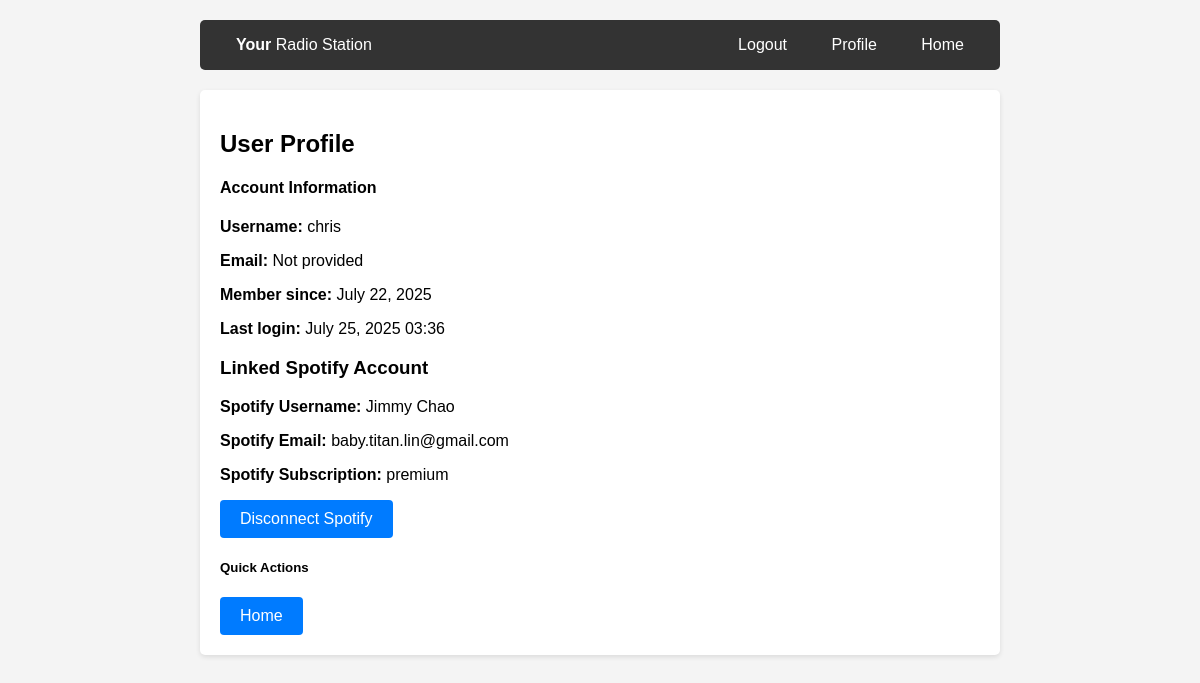
/profile/ (signed in), run on the app's committed database.
### station/models.py (models this page shows, shortened)
class UserProfile(models.Model):
    user = models.OneToOneField(User, on_delete=models.CASCADE)
    connected_to_spotify = models.BooleanField(default=False)
    spotify_access_token = models.CharField(max_length=500, blank=True, null=True)
    spotify_refresh_token = models.CharField(max_length=500, blank=True, null=True)
    spotify_token_expires_at = models.DateTimeField(blank=True, null=True)
    spotify_display_name = models.CharField(max_length=100, blank=True, null=True)
    spotify_email = models.EmailField(blank=True, null=True)
    spotify_subscription = models.CharField(max_length=50, blank=True, null=True)

### station/views.py (the view)
# urls.py: path('profile/', views.profile, name='profile'),
@login_required
def profile(request):
    if not request.user.is_authenticated:
        messages.warning(request, 'Please log in to view your profile.')
        return redirect('station:login')
    profile = UserProfile.objects.get(user=request.user)
    return render(request, 'station/profile.html', {'profile': profile})

### station/templates/station/profile.html (shortened to what this page needs)
{% extends 'station/base.html' %}
{% block content %}
<div class="row">
    <div class="col-md-8">
        <h2>User Profile</h2>
        <div class="card">
            <div class="card-body">
                <h4 class="card-title">Account Information</h5>
                <p><strong>Username:</strong> {{ user.username }}</p>
                <p><strong>Email:</strong> {{ user.email|default:"Not provided" }}</p>
                <p><strong>Member since:</strong> {{ user.date_joined|date:"F d, Y" }}</p>
                <p><strong>Last login:</strong> {{ user.last_login|date:"F d, Y H:i" }}</p>
                <h3>Linked Spotify Account</h3>
                {% if profile.connected_to_spotify %}
                    <p><strong>Spotify Username:</strong> {{ profile.spotify_display_name | default:"Not connected" }}</p>
                    <p><strong>Spotify Email:</strong> {{ profile.spotify_email|default:"Not connected" }}</p>
                    <p><strong>Spotify Subscription:</strong> {{ profile.spotify_subscription|default:"Not connected" }}</p>
                    <div class="mt-3">
                        <a href="{% url 'station:disconnect_spotify' %}" class="btn btn-warning">
                            Disconnect Spotify
                        </a>
                    </div>
                {% else %}
                    <p>You have not connected your Spotify account yet. Connect your account <a href="{% url 'station:connect_spotify' %}">here</a>.</p>
                {% endif %}
            </div>
        </div>
    </div>
    <div class="col-md-4">
        <div class="card">
            <div class="card-body">
                <h5 class="card-title">Quick Actions</h5>
                <div class="d-grid gap-2">
                    <a href="{% url 'station:home' %}" class="btn btn-primary">Home</a>
                </div>
            </div>
        </div>
    </div>
</div>
{% endblock %}

### station/templates/station/base.html (shortened to what this page needs)
<!DOCTYPE html>
<html lang="en">
<head>
</head>
<body>
    <div class="header">
        <div class="nav">
            <div>
                <a href="{% url 'station:home' %}"><b>Your</b> Radio Station</a>
            </div>
            <div>
                {% if user.is_authenticated %}
                    <a href="{% url 'station:logout' %}">Logout</a>
                    <a href="{% url 'station:profile' %}">Profile</a>
                    <a href="{% url 'station:home' %}">Home</a>
                {% else %}
                    <a href="{% url 'station:login' %}">Login</a>
                    <a href="{% url 'station:register' %}">Register</a>
                {% endif %}
            </div>
        </div>
    </div>
    <div class="content">
        {% block content %}
        {% endblock %}
    </div>
</body>
</html>

### station/templates/station/base.html (style rules this page uses)
body { font-family: Arial, sans-serif; max-width: 800px; margin: 0 auto; padding: 20px; background-color: #f4f4f4; }
.header { background-color: #333; color: white; padding: 1rem; border-radius: 5px; margin-bottom: 20px; }
.nav { display: flex; justify-content: space-between; align-items: center; }
.nav a { color: white; text-decoration: none; margin: 0 10px; padding: 5px 10px; border-radius: 3px; }
.content { background-color: white; padding: 20px; border-radius: 5px; box-shadow: 0 2px 5px rgba(0,0,0,0.1); }
.btn { background-color: #007bff; color: white; padding: 10px 20px; border: none; border-radius: 4px; cursor: pointer; text-decoration: none; display: inline-block; }

### data on the page
UserProfile: spotify_display_name "Jimmy Chao", spotify_email "baby.titan.lin@gmail.com", spotify_subscription "premium"

### other printed values
{{ user.username }} "chris"
{{ user.email|default:"Not provided" }} "Not provided"
{{ user.date_joined|date:"F d, Y" }} "July 22, 2025"
{{ user.last_login|date:"F d, Y H:i" }} "July 25, 2025 03:36"
